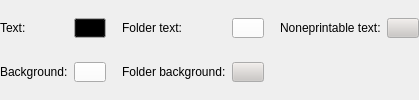
                            <widget class="QWidget" name="lightThemeColors">
                             <layout class="QGridLayout" name="gridLayout_21">
                              <property name="leftMargin">
                               <number>0</number>
                              </property>
                              <property name="topMargin">
                               <number>0</number>
                              </property>
                              <property name="rightMargin">
                               <number>0</number>
                              </property>
                              <property name="bottomMargin">
                               <number>0</number>
                              </property>
                              <item row="0" column="0">
                               <widget class="QLabel" name="label_15">
                                <property name="text">
                                 <string>Text:</string>
                                </property>
                               </widget>
                              </item>
                              <item row="0" column="1">
                               <widget class="QToolButton" name="textColor">
                                <property name="minimumSize">
                                 <size>
                                  <width>32</width>
                                  <height>20</height>
                                 </size>
                                </property>
                                <property name="maximumSize">
                                 <size>
                                  <width>32</width>
                                  <height>20</height>
                                 </size>
                                </property>
                                <property name="palette">
                                 <palette>
                                  <active>
                                   <colorrole role="Button">
                                    <brush brushstyle="SolidPattern">
                                     <color alpha="255">
                                      <red>0</red>
                                      <green>0</green>
                                      <blue>0</blue>
                                     </color>
                                    </brush>
                                   </colorrole>
                                  </active>
                                  <inactive>
                                   <colorrole role="Button">
                                    <brush brushstyle="SolidPattern">
                                     <color alpha="255">
                                      <red>0</red>
                                      <green>0</green>
                                      <blue>0</blue>
                                     </color>
                                    </brush>
                                   </colorrole>
                                  </inactive>
                                  <disabled>
                                   <colorrole role="Button">
                                    <brush brushstyle="SolidPattern">
                                     <color alpha="255">
                                      <red>0</red>
                                      <green>0</green>
                                      <blue>0</blue>
                                     </color>
                                    </brush>
                                   </colorrole>
                                  </disabled>
                                 </palette>
                                </property>
                                <property name="text">
                                 <string/>
                                </property>
                               </widget>
                              </item>
                              <item row="0" column="2" rowspan="2">
                               <spacer name="horizontalSpacer_11">
                                <property name="orientation">
                                 <enum>Qt::Horizontal</enum>
                                </property>
                                <property name="sizeType">
                                 <enum>QSizePolicy::Fixed</enum>
                                </property>
                                <property name="sizeHint" stdset="0">
                                 <size>
                                  <width>10</width>
                                  <height>20</height>
                                 </size>
                                </property>
                               </spacer>
                              </item>
                              <item row="0" column="3">
                               <widget class="QLabel" name="label_19">
                                <property name="text">
                                 <string>Folder text:</string>
                                </property>
                               </widget>
                              </item>
                              <item row="0" column="4">
                               <widget class="QToolButton" name="folderTextColor">
                                <property name="minimumSize">
                                 <size>
                                  <width>32</width>
                                  <height>20</height>
                                 </size>
                                </property>
                                <property name="maximumSize">
                                 <size>
                                  <width>32</width>
                                  <height>20</height>
                                 </size>
                                </property>
                                <property name="palette">
                                 <palette>
                                  <active>
                                   <colorrole role="Button">
                                    <brush brushstyle="SolidPattern">
                                     <color alpha="255">
                                      <red>255</red>
                                      <green>255</green>
                                      <blue>255</blue>
                                     </color>
                                    </brush>
                                   </colorrole>
                                  </active>
                                  <inactive>
                                   <colorrole role="Button">
                                    <brush brushstyle="SolidPattern">
                                     <color alpha="255">
                                      <red>255</red>
                                      <green>255</green>
                                      <blue>255</blue>
                                     </color>
                                    </brush>
                                   </colorrole>
                                  </inactive>
                                  <disabled>
                                   <colorrole role="Button">
                                    <brush brushstyle="SolidPattern">
                                     <color alpha="255">
                                      <red>255</red>
                                      <green>255</green>
                                      <blue>255</blue>
                                     </color>
                                    </brush>
                                   </colorrole>
                                  </disabled>
                                 </palette>
                                </property>
                                <property name="text">
                                 <string/>
                                </property>
                               </widget>
                              </item>
                              <item row="1" column="0">
                               <widget class="QLabel" name="label_16">
                                <property name="text">
                                 <string>Background:</string>
                                </property>
                               </widget>
                              </item>
                              <item row="1" column="1">
                               <widget class="QToolButton" name="backgroundColor">
                                <property name="minimumSize">
                                 <size>
                                  <width>32</width>
                                  <height>20</height>
                                 </size>
                                </property>
                                <property name="maximumSize">
                                 <size>
                                  <width>32</width>
                                  <height>20</height>
                                 </size>
                                </property>
                                <property name="palette">
                                 <palette>
                                  <active>
                                   <colorrole role="Button">
                                    <brush brushstyle="SolidPattern">
                                     <color alpha="255">
                                      <red>255</red>
                                      <green>255</green>
                                      <blue>255</blue>
                                     </color>
                                    </brush>
                                   </colorrole>
                                  </active>
                                  <inactive>
                                   <colorrole role="Button">
                                    <brush brushstyle="SolidPattern">
                                     <color alpha="255">
                                      <red>255</red>
                                      <green>255</green>
                                      <blue>255</blue>
                                     </color>
                                    </brush>
                                   </colorrole>
                                  </inactive>
                                  <disabled>
                                   <colorrole role="Button">
                                    <brush brushstyle="SolidPattern">
                                     <color alpha="255">
                                      <red>255</red>
                                      <green>255</green>
                                      <blue>255</blue>
                                     </color>
                                    </brush>
                                   </colorrole>
                                  </disabled>
                                 </palette>
                                </property>
                                <property name="text">
                                 <string/>
                                </property>
                               </widget>
                              </item>
                              <item row="1" column="3">
                               <widget class="QLabel" name="label_18">
                                <property name="text">
                                 <string>Folder background:</string>
                                </property>
                               </widget>
                              </item>
                              <item row="1" column="4">
                               <widget class="QToolButton" name="folderBackgroundColor">
                                <property name="minimumSize">
                                 <size>
                                  <width>32</width>
                                  <height>20</height>
                                 </size>
                                </property>
                                <property name="maximumSize">
                                 <size>
                                  <width>32</width>
                                  <height>20</height>
                                 </size>
                                </property>
                                <property name="palette">
                                 <palette>
                                  <active>
                                   <colorrole role="Button">
                                    <brush brushstyle="SolidPattern">
                                     <color alpha="255">
                                      <red>203</red>
                                      <green>199</green>
                                      <blue>196</blue>
                                     </color>
                                    </brush>
                                   </colorrole>
                                  </active>
                                  <inactive>
                                   <colorrole role="Button">
                                    <brush brushstyle="SolidPattern">
                                     <color alpha="255">
                                      <red>203</red>
                                      <green>199</green>
                                      <blue>196</blue>
                                     </color>
                                    </brush>
                                   </colorrole>
                                  </inactive>
                                  <disabled>
                                   <colorrole role="Button">
                                    <brush brushstyle="SolidPattern">
                                     <color alpha="255">
                                      <red>203</red>
                                      <green>199</green>
                                      <blue>196</blue>
                                     </color>
                                    </brush>
                                   </colorrole>
                                  </disabled>
                                 </palette>
                                </property>
                                <property name="text">
                                 <string/>
                                </property>
                               </widget>
                              </item>
                              <item row="0" column="5" rowspan="2">
                               <spacer name="horizontalSpacer_12">
                                <property name="orientation">
                                 <enum>Qt::Horizontal</enum>
                                </property>
                                <property name="sizeType">
                                 <enum>QSizePolicy::Fixed</enum>
                                </property>
                                <property name="sizeHint" stdset="0">
                                 <size>
                                  <width>10</width>
                                  <height>20</height>
                                 </size>
                                </property>
                               </spacer>
                              </item>
                              <item row="0" column="7">
                               <widget class="QToolButton" name="nonprintableTextColor">
                                <property name="minimumSize">
                                 <size>
                                  <width>32</width>
                                  <height>20</height>
                                 </size>
                                </property>
                                <property name="maximumSize">
                                 <size>
                                  <width>32</width>
                                  <height>20</height>
                                 </size>
                                </property>
                                <property name="palette">
                                 <palette>
                                  <active>
                                   <colorrole role="Button">
                                    <brush brushstyle="SolidPattern">
                                     <color alpha="255">
                                      <red>203</red>
                                      <green>199</green>
                                      <blue>196</blue>
                                     </color>
                                    </brush>
                                   </colorrole>
                                  </active>
                                  <inactive>
                                   <colorrole role="Button">
                                    <brush brushstyle="SolidPattern">
                                     <color alpha="255">
                                      <red>203</red>
                                      <green>199</green>
                                      <blue>196</blue>
                                     </color>
                                    </brush>
                                   </colorrole>
                                  </inactive>
                                  <disabled>
                                   <colorrole role="Button">
                                    <brush brushstyle="SolidPattern">
                                     <color alpha="255">
                                      <red>203</red>
                                      <green>199</green>
                                      <blue>196</blue>
                                     </color>
                                    </brush>
                                   </colorrole>
                                  </disabled>
                                 </palette>
                                </property>
                                <property name="text">
                                 <string/>
                                </property>
                               </widget>
                              </item>
                              <item row="0" column="6">
                               <widget class="QLabel" name="label_17">
                                <property name="text">
                                 <string>Noneprintable text:</string>
                                </property>
                               </widget>
                              </item>
                             </layout>
                            </widget>
